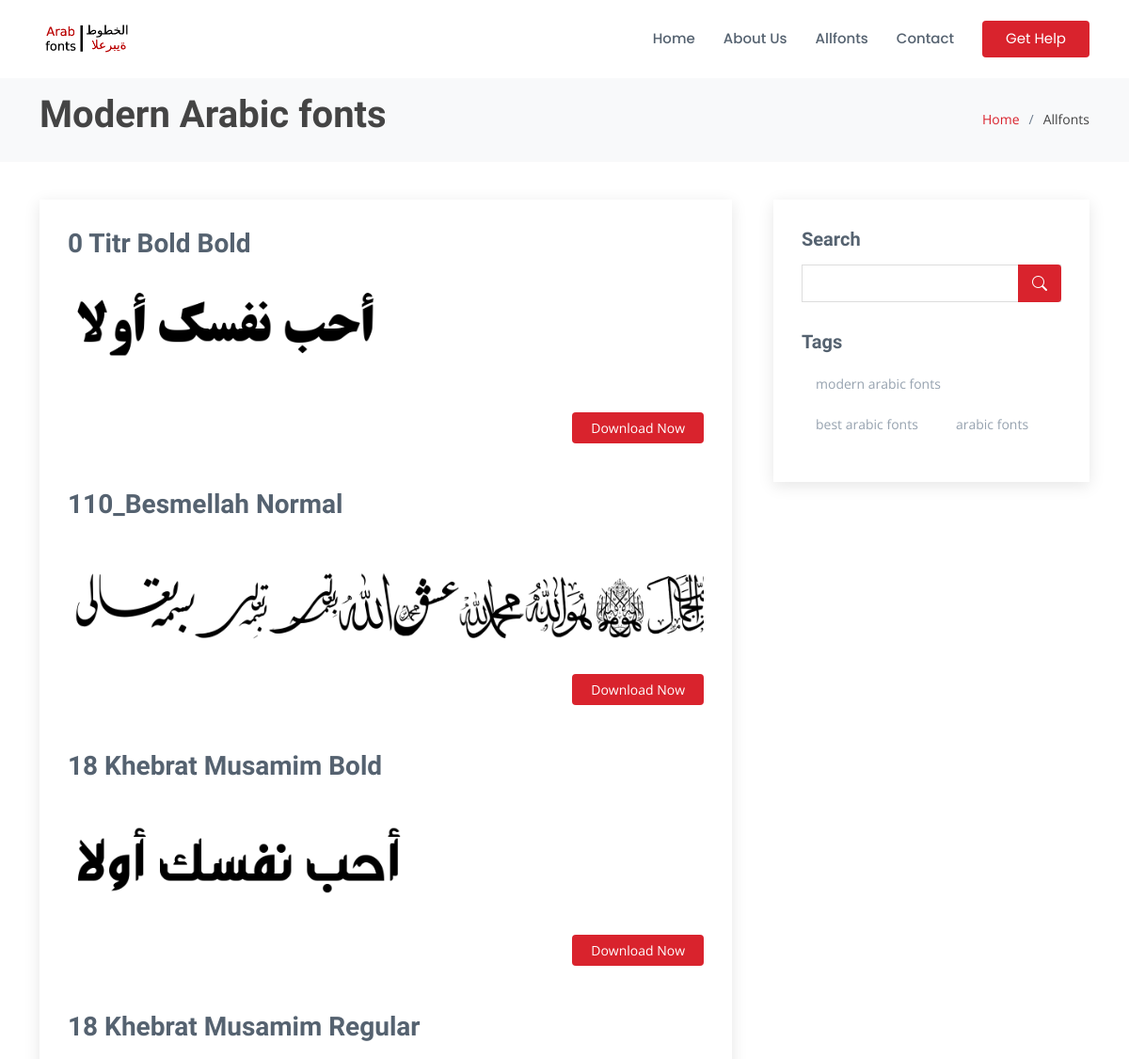
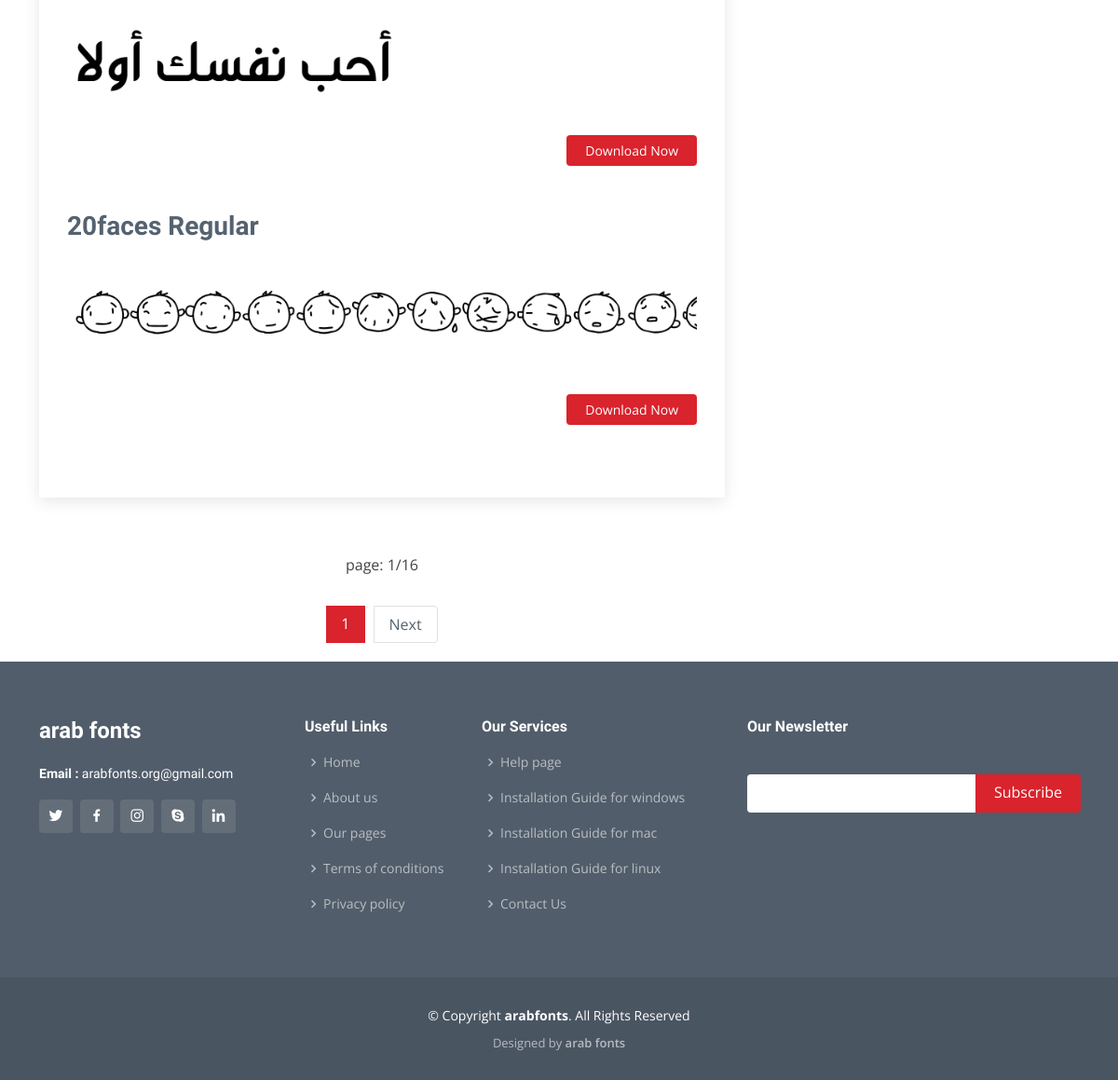
Page /allfonts on the committed database (2 pictures, top to bottom).
### home/models.py (models this page shows, shortened)
class Modification(models.Model):
    websitename = models.CharField(max_length=50)
    ouremail = models.EmailField()
    copyright = models.CharField(max_length=100)
    logo = models.ImageField(upload_to='websiteimages')
    websitediscription = FroalaField()
    favicon = models.ImageField()

class Fonts(models.Model):
    title = models.CharField(max_length=100, unique=True)
    slug = models.SlugField(max_length=200, null=True, blank=True)
    metakeyword = models.CharField(max_length=200, null=True)
    tags = TaggableManager()
    header_image = models.ImageField(upload_to='header_image')
    headerimg_alt = models.CharField(max_length=100, default="arabic fonts")
    upload_fonts = models.FileField(upload_to="upload_fonts")
    short_dis = FroalaField()
    long_dis = FroalaField()
    char_maping = models.ImageField(upload_to='char_maping')
    charimg_alt = models.CharField(max_length=100, default="arabic fonts charecter maping image")
    publish = models.BooleanField(default=False)
    Total_downloads = models.PositiveIntegerField(default=10, blank=False, null= False)

### home/views.py (the view)
# urls.py: path('allfonts' , allfonts , name="allfonts"),
def allfonts(request):
    alltag = Tag.objects.all()
    websitedata = Modification.objects.latest('websitename', 'websitediscription', 'ouremail', 'copyright', 'logo', 'favicon' )
    allfonts = Fonts.objects.filter(publish = True)
    p = Paginator(allfonts, 5)
    page = request.GET.get('page')
    fontsfinal = p.get_page(page)
    context = {'fontsfinal': fontsfinal,
               'title': 'all fonts',
               'websitedata': websitedata,
               'alltag': alltag,
    }
    return render(request , 'allfonts.html',context)

### templates/allfonts.html (shortened to what this page needs)
{% extends 'base.html' %}
{% block content %}
</header>
  <main id="main">
    <section id="breadcrumbs" class="breadcrumbs">
      <div class="container">
        <div class="d-flex justify-content-between align-items-center">
          <h1><strong>Modern Arabic fonts</strong></h1>
          <ol>
            <li><a href="/">Home</a></li>
            <li>Allfonts</li>
          </ol>
        </div>
      </div>
    </section>
    <section id="blog" class="blog">
      <div class="container" data-aos="fade-up">
        <div class="row">
          <div class="col-lg-8 entries">
            <article class="entry">
              {% for fonts in fontsfinal %}
              <h2 class="entry-title">
                <a href="{% url 'fonts_details' fonts.slug%}">{{fonts.title}}</a>
              </h2>
              <a href="{% url 'fonts_details' fonts.slug%}"><img src="/static/{{fonts.header_image}}" class="img-fluid" alt="{{fonts.title}}{{fonts.headerimg_alt}}"></a>
              <div class="entry-content">
                <div class="read-more">
                  <a href="{% url 'fonts_details' fonts.slug %}">Download Now</a>
                </div>
              </div>
              <br><br>
              {% endfor %}
            </article>
            <ul class="pagination justify-content-center"> <p>page: {{ fontsfinal.number }}/{{ fontsfinal.paginator.num_pages }}</p> </ul>
            <div class="blog-pagination">
              <ul class="justify-content-center">
                {% for num_page in fontsfinal.paginator.page_range %}
                {% if fontsfinal.number == num_page %}
                <li class="active">
                  <a href="?page={{ num_page }}">{{ num_page }} </a>
                </li>
                {% else %}
                {% comment %} <li>
                  <a href="?page={{ num_page }}">{{ num_page }} <span class="sr-only"></span></a>
                </li> {% endcomment %}
                {% endif %}
                {% endfor %}
                {% if fontsfinal.has_next %}
                  <li class="page-item">
                     <a class="page-link" href="?page={{fontsfinal.next_page_number}}">Next</a>
                  </li>
                {% endif %}
              </ul>
            </div>
          </div>
          <div class="col-lg-4">
            <div class="sidebar">
              <h3 class="sidebar-title">Search</h3>
              <div class="sidebar-item search-form">
                <form method=POST action="{% url 'search' %}">
                  <input type="text" name="searched">
                  <button type="submit"><i class="bi bi-search"></i></button>
                </form>
              </div>
              <h3 class="sidebar-title">Tags</h3>
              <div class="sidebar-item tags">
                <ul>
                  {% for tag in alltag %}
                  <li><a href="/">{{tag}}</a></li>
                  {% endfor %}
                </ul>
              </div>
            </div>
          </div>
        </div>
      </div>
    </section>
  </main>
  {% endblock %}

### templates/base.html
{% include "header.html" %}
{% block content %}
{% endblock %}
{% include "footer.html" %}

### templates/header.html (shortened to what this page needs)
{% load static %}
<!DOCTYPE html>
<html lang="en">
<head>
  <link href="{% static 'assets/vendor/animate.css/animate.min.css' %}" rel="stylesheet">
  <link href="{% static 'assets/vendor/bootstrap/css/bootstrap.min.css' %}" rel="stylesheet">
  <link href="{% static 'assets/vendor/bootstrap-icons/bootstrap-icons.css' %}" rel="stylesheet">
  <link href="{% static 'assets/vendor/boxicons/css/boxicons.min.css' %}" rel="stylesheet">
  <link href="{% static 'assets/vendor/glightbox/css/glightbox.min.css' %}" rel="stylesheet">
  <link href="{% static 'assets/vendor/remixicon/remixicon.css' %}" rel="stylesheet">
  <link href="{% static 'assets/vendor/swiper/swiper-bundle.min.css' %}" rel="stylesheet">
  <link href="{% static 'assets/css/style.css' %}" rel="stylesheet">
</head>
<body>
    <header id="header" class="fixed-top d-flex align-items-center">
      <div class="container d-flex align-items-center">
        <a href="/" class="logo me-auto"><img src="/static/{{websitedata.logo}}" alt="" class="img-fluid"></a>
        <nav id="navbar" class="navbar">
          <ul>
            <li><a href="/">Home</a></li>
            <li><a href="/aboutus">About Us</a></li>
            <li><a href="/allfonts">Allfonts</a></li>
            <li><a href="/contact">Contact</a></li>
            <li><a href="/help" class="getstarted">Get Help</a></li>
          </ul>
        </nav>
      </div>

### templates/footer.html (shortened to what this page needs)
{% load static %}
 <footer id="footer">
  <div class="footer-top">
    <div class="container">
      <div class="row">
        <div class="col-lg-3 col-md-6">
          <div class="footer-info">
            <h3>{{ websitedata.websitename }}</h3>
             <p>
              <strong>Email : </strong>{{websitedata.ouremail}}<br>
            </p>
            <div class="social-links mt-3">
              <a href="#" class="twitter"><i class="bx bxl-twitter"></i></a>
              <a href="#" class="facebook"><i class="bx bxl-facebook"></i></a>
              <a href="#" class="instagram"><i class="bx bxl-instagram"></i></a>
              <a href="#" class="google-plus"><i class="bx bxl-skype"></i></a>
              <a href="#" class="linkedin"><i class="bx bxl-linkedin"></i></a>
            </div>
          </div>
        </div>
        <div class="col-lg-2 col-md-6 footer-links">
          <h4>Useful Links</h4>
          <ul>
            <li><i class="bx bx-chevron-right"></i> <a href="/">Home</a></li>
            <li><i class="bx bx-chevron-right"></i> <a href="/aboutus">About us</a></li>
            <li><i class="bx bx-chevron-right"></i> <a href="/pages">Our pages</a></li>
            <li><i class="bx bx-chevron-right"></i> <a href="/termsandcondition">Terms of conditions</a></li>
            <li><i class="bx bx-chevron-right"></i> <a href="/privacypolicy">Privacy policy</a></li>
          </ul>
        </div>
        <div class="col-lg-3 col-md-6 footer-links">
          <h4>Our Services</h4>
          <ul>
            <li><i class="bx bx-chevron-right"></i> <a href="/help">Help page</a></li>
            <li><i class="bx bx-chevron-right"></i> <a href="/install-fonts-on-windows">Installation Guide for windows </a></li>
            <li><i class="bx bx-chevron-right"></i> <a href="/install-fonts-on-linux">Installation Guide for mac</a></li>
            <li><i class="bx bx-chevron-right"></i> <a href="/install-fonts-on-linux">Installation Guide for linux</a></li>
            <li><i class="bx bx-chevron-right"></i> <a href="/contact">Contact Us</a></li>
          </ul>
        </div>
        <div class="col-lg-4 col-md-6 footer-newsletter">
          <h4>Our Newsletter</h4>
          <form action="" method="post">
            <input type="email" name="email"><input type="submit" value="Subscribe">
          </form>
        </div>
      </div>
    </div>
  </div>
  <div class="container">
    <div class="copyright">
      &copy; Copyright <strong><span> {{ websitedata.copyright }}</span></strong>. All Rights Reserved
    </div>
    <div class="credits">
      Designed by <a href="https://arabfonts.com/">{{ websitedata.websitename }}</a>
    </div>
  </div>
</footer>
</body>
</html>

### rows in the picture
Modification: logo (picture), websitename "arab fonts", ouremail "arabfonts.org@gmail.com", copyright "arabfonts"
Fonts: title "0 Titr Bold Bold", header_image (picture)
Fonts: title "110_Besmellah Normal", header_image (picture)
Fonts: title "18 Khebrat Musamim Bold", header_image (picture)
Fonts: title "18 Khebrat Musamim Regular", header_image (picture)
Fonts: title "20faces Regular", header_image (picture)
Tag: name "modern arabic fonts"
Tag: name "best arabic fonts"
Tag: name "arabic fonts"

### other values in the picture
{{ fontsfinal.number }} "1"
{{ fontsfinal.paginator.num_pages }} "16"
{{ num_page }} "1"
